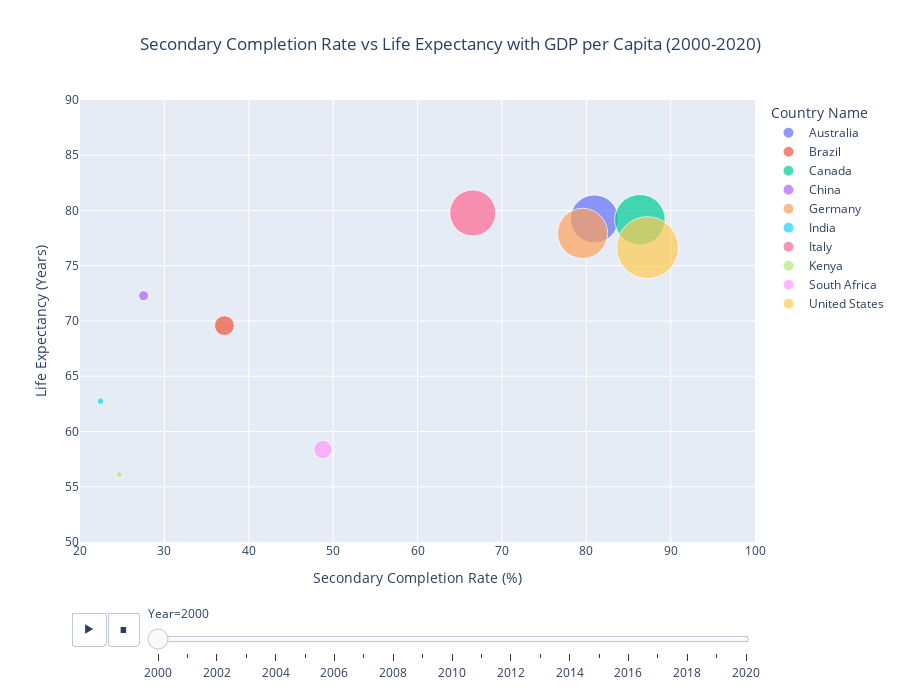

The cell this chart's notebook holds for it:
### Code cell
# Creo un altr0 bubble chart animato per vedere la relazione tra tasso di completmento secondario, aspettativa di vita e gdp pro capite nel tempo

fig = px.scatter(
    df_viz,
    x="Secondary Completion Rate (%)",
    y="Life Expectancy (Years)",
    size="GDP per Capita",
    color="Country Name",
    hover_name="Country Name",
    animation_frame="Year",
    size_max=60,
    range_x=[20, 100],
    range_y=[50, 90],
    title="Secondary Completion Rate vs Life Expectancy with GDP per Capita (2000-2020)"
)
fig.update_layout(
    title_x=0.5,
    height=700)
fig.show()

### Figure 1 — Plotly figure (JSON) as saved in the notebook; plotly's stock layout.template omitted (floating-point values rounded to 4 significant figures)
{"data": [{"hovertemplate": "<b>%{hovertext}</b><br><br>Country Name=Australia<br>Year=2000<br>Secondary Completion Rate (%)=%{x}<br>Life Expectancy (Years)=%{y}<br>GDP per Capita=%{marker.size}<extra></extra>", "hovertext": ["Australia"], "legendgroup": "Australia", "marker": {"color": "#636efa", "size": [21870.0], "sizemode": "area", "sizeref": 18.94, "symbol": "circle"}, "mode": "markers", "name": "Australia", "orientation": "v", "showlegend": true, "type": "scatter", "x": [80.96], "xaxis": "x", "y": [79.23], "yaxis": "y"}, {"hovertemplate": "<b>%{hovertext}</b><br><br>Country Name=Brazil<br>Year=2000<br>Secondary Completion Rate (%)=%{x}<br>Life Expectancy (Years)=%{y}<br>GDP per Capita=%{marker.size}<extra></extra>", "hovertext": ["Brazil"], "legendgroup": "Brazil", "marker": {"color": "#EF553B", "size": [3767.0], "sizemode": "area", "sizeref": 18.94, "symbol": "circle"}, "mode": "markers", "name": "Brazil", "orientation": "v", "showlegend": true, "type": "scatter", "x": [37.11], "xaxis": "x", "y": [69.58], "yaxis": "y"}, {"hovertemplate": "<b>%{hovertext}</b><br><br>Country Name=Canada<br>Year=2000<br>Secondary Completion Rate (%)=%{x}<br>Life Expectancy (Years)=%{y}<br>GDP per Capita=%{marker.size}<extra></extra>", "hovertext": ["Canada"], "legendgroup": "Canada", "marker": {"color": "#00cc96", "size": [24271], "sizemode": "area", "sizeref": 18.94, "symbol": "circle"}, "mode": "markers", "name": "Canada", "orientation": "v", "showlegend": true, "type": "scatter", "x": [86.36], "xaxis": "x", "y": [79.17], "yaxis": "y"}, {"hovertemplate": "<b>%{hovertext}</b><br><br>Country Name=China<br>Year=2000<br>Secondary Completion Rate (%)=%{x}<br>Life Expectancy (Years)=%{y}<br>GDP per Capita=%{marker.size}<extra></extra>", "hovertext": ["China"], "legendgroup": "China", "marker": {"color": "#ab63fa", "size": [969.2], "sizemode": "area", "sizeref": 18.94, "symbol": "circle"}, "mode": "markers", "name": "China", "orientation": "v", "showlegend": true, "type": "scatter", "x": [27.54], "xaxis": "x", "y": [72.29], "yaxis": "y"}, {"hovertemplate": "<b>%{hovertext}</b><br><br>Country Name=Germany<br>Year=2000<br>Secondary Completion Rate (%)=%{x}<br>Life Expectancy (Years)=%{y}<br>GDP per Capita=%{marker.size}<extra></extra>", "hovertext": ["Germany"], "legendgroup": "Germany", "marker": {"color": "#FFA15A", "size": [23930.0], "sizemode": "area", "sizeref": 18.94, "symbol": "circle"}, "mode": "markers", "name": "Germany", "orientation": "v", "showlegend": true, "type": "scatter", "x": [79.56], "xaxis": "x", "y": [77.93], "yaxis": "y"}, {"hovertemplate": "<b>%{hovertext}</b><br><br>Country Name=India<br>Year=2000<br>Secondary Completion Rate (%)=%{x}<br>Life Expectancy (Years)=%{y}<br>GDP per Capita=%{marker.size}<extra></extra>", "hovertext": ["India"], "legendgroup": "India", "marker": {"color": "#19d3f3", "size": [442.8], "sizemode": "area", "sizeref": 18.94, "symbol": "circle"}, "mode": "markers", "name": "India", "orientation": "v", "showlegend": true, "type": "scatter", "x": [22.43], "xaxis": "x", "y": [62.75], "yaxis": "y"}, {"hovertemplate": "<b>%{hovertext}</b><br><br>Country Name=Italy<br>Year=2000<br>Secondary Completion Rate (%)=%{x}<br>Life Expectancy (Years)=%{y}<br>GDP per Capita=%{marker.size}<extra></extra>", "hovertext": ["Italy"], "legendgroup": "Italy", "marker": {"color": "#FF6692", "size": [20190], "sizemode": "area", "sizeref": 18.94, "symbol": "circle"}, "mode": "markers", "name": "Italy", "orientation": "v", "showlegend": true, "type": "scatter", "x": [66.55], "xaxis": "x", "y": [79.78], "yaxis": "y"}, {"hovertemplate": "<b>%{hovertext}</b><br><br>Country Name=Kenya<br>Year=2000<br>Secondary Completion Rate (%)=%{x}<br>Life Expectancy (Years)=%{y}<br>GDP per Capita=%{marker.size}<extra></extra>", "hovertext": ["Kenya"], "legendgroup": "Kenya", "marker": {"color": "#B6E880", "size": [414.6], "sizemode": "area", "sizeref": 18.94, "symbol": "circle"}, "mode": "markers", "name": "Kenya", "orientation": "v", "showlegend": true, "type": "scatter", "x": [24.66], "xaxis": "x", "y": [56.08], "yaxis": "y"}, {"hovertemplate": "<b>%{hovertext}</b><br><br>Country Name=South Africa<br>Year=2000<br>Secondary Completion Rate (%)=%{x}<br>Life Expectancy (Years)=%{y}<br>GDP per Capita=%{marker.size}<extra></extra>", "hovertext": ["South Africa"], "legendgroup": "South Africa", "marker": {"color": "#FF97FF", "size": [3218.0], "sizemode": "area", "sizeref": 18.94, "symbol": "circle"}, "mode": "markers", "name": "South Africa", "orientation": "v", "showlegend": true, "type": "scatter", "x": [48.79], "xaxis": "x", "y": [58.37], "yaxis": "y"}, {"hovertemplate": "<b>%{hovertext}</b><br><br>Country Name=United States<br>Year=2000<br>Secondary Completion Rate (%)=%{x}<br>Life Expectancy (Years)=%{y}<br>GDP per Capita=%{marker.size}<extra></extra>", "hovertext": ["United States"], "legendgroup": "United States", "marker": {"color": "#FECB52", "size": [36330.0], "sizemode": "area", "sizeref": 18.94, "symbol": "circle"}, "mode": "markers", "name": "United States", "orientation": "v", "showlegend": true, "type": "scatter", "x": [87.26], "xaxis": "x", "y": [76.64], "yaxis": "y"}], "layout": {"height": 700, "legend": {"itemsizing": "constant", "title": {"text": "Country Name"}, "tracegroupgap": 0}, "sliders": [{"active": 0, "currentvalue": {"prefix": "Year="}, "len": 0.9, "pad": {"b": 10, "t": 60}, "steps": [{"args": [["2000"], {"frame": {"duration": 0, "redraw": false}, "fromcurrent": true, "mode": "immediate", "transition": {"duration": 0, "easing": "linear"}}], "label": "2000", "method": "animate"}, {"args": [["2001"], {"frame": {"duration": 0, "redraw": false}, "fromcurrent": true, "mode": "immediate", "transition": {"duration": 0, "easing": "linear"}}], "label": "2001", "method": "animate"}, {"args": [["2002"], {"frame": {"duration": 0, "redraw": false}, "fromcurrent": true, "mode": "immediate", "transition": {"duration": 0, "easing": "linear"}}], "label": "2002", "method": "animate"}, {"args": [["2003"], {"frame": {"duration": 0, "redraw": false}, "fromcurrent": true, "mode": "immediate", "transition": {"duration": 0, "easing": "linear"}}], "label": "2003", "method": "animate"}, {"args": [["2004"], {"frame": {"duration": 0, "redraw": false}, "fromcurrent": true, "mode": "immediate", "transition": {"duration": 0, "easing": "linear"}}], "label": "2004", "method": "animate"}, {"args": [["2005"], {"frame": {"duration": 0, "redraw": false}, "fromcurrent": true, "mode": "immediate", "transition": {"duration": 0, "easing": "linear"}}], "label": "2005", "method": "animate"}, {"args": [["2006"], {"frame": {"duration": 0, "redraw": false}, "fromcurrent": true, "mode": "immediate", "transition": {"duration": 0, "easing": "linear"}}], "label": "2006", "method": "animate"}, {"args": [["2007"], {"frame": {"duration": 0, "redraw": false}, "fromcurrent": true, "mode": "immediate", "transition": {"duration": 0, "easing": "linear"}}], "label": "2007", "method": "animate"}, {"args": [["2008"], {"frame": {"duration": 0, "redraw": false}, "fromcurrent": true, "mode": "immediate", "transition": {"duration": 0, "easing": "linear"}}], "label": "2008", "method": "animate"}, {"args": [["2009"], {"frame": {"duration": 0, "redraw": false}, "fromcurrent": true, "mode": "immediate", "transition": {"duration": 0, "easing": "linear"}}], "label": "2009", "method": "animate"}, {"args": [["2010"], {"frame": {"duration": 0, "redraw": false}, "fromcurrent": true, "mode": "immediate", "transition": {"duration": 0, "easing": "linear"}}], "label": "2010", "method": "animate"}, {"args": [["2011"], {"frame": {"duration": 0, "redraw": false}, "fromcurrent": true, "mode": "immediate", "transition": {"duration": 0, "easing": "linear"}}], "label": "2011", "method": "animate"}, {"args": [["2012"], {"frame": {"duration": 0, "redraw": false}, "fromcurrent": true, "mode": "immediate", "transition": {"duration": 0, "easing": "linear"}}], "label": "2012", "method": "animate"}, {"args": [["2013"], {"frame": {"duration": 0, "redraw": false}, "fromcurrent": true, "mode": "immediate", "transition": {"duration": 0, "easing": "linear"}}], "label": "2013", "method": "animate"}, {"args": [["2014"], {"frame": {"duration": 0, "redraw": false}, "fromcurrent": true, "mode": "immediate", "transition": {"duration": 0, "easing": "linear"}}], "label": "2014", "method": "animate"}, {"args": [["2015"], {"frame": {"duration": 0, "redraw": false}, "fromcurrent": true, "mode": "immediate", "transition": {"duration": 0, "easing": "linear"}}], "label": "2015", "method": "animate"}, {"args": [["2016"], {"frame": {"duration": 0, "redraw": false}, "fromcurrent": true, "mode": "immediate", "transition": {"duration": 0, "easing": "linear"}}], "label": "2016", "method": "animate"}, {"args": [["2017"], {"frame": {"duration": 0, "redraw": false}, "fromcurrent": true, "mode": "immediate", "transition": {"duration": 0, "easing": "linear"}}], "label": "2017", "method": "animate"}, {"args": [["2018"], {"frame": {"duration": 0, "redraw": false}, "fromcurrent": true, "mode": "immediate", "transition": {"duration": 0, "easing": "linear"}}], "label": "2018", "method": "animate"}, {"args": [["2019"], {"frame": {"duration": 0, "redraw": false}, "fromcurrent": true, "mode": "immediate", "transition": {"duration": 0, "easing": "linear"}}], "label": "2019", "method": "animate"}, {"args": [["2020"], {"frame": {"duration": 0, "redraw": false}, "fromcurrent": true, "mode": "immediate", "transition": {"duration": 0, "easing": "linear"}}], "label": "2020", "method": "animate"}], "x": 0.1, "xanchor": "left", "y": 0, "yanchor": "top"}], "title": {"text": "Secondary Completion Rate vs Life Expectancy with GDP per Capita (2000-2020)", "x": 0.5}, "updatemenus": [{"buttons": [{"args": [null, {"frame": {"duration": 500, "redraw": false}, "fromcurrent": true, "mode": "immediate", "transition": {"duration": 500, "easing": "linear"}}], "label": "&#9654;", "method": "animate"}, {"args": [[null], {"frame": {"duration": 0, "redraw": false}, "fromcurrent": true, "mode": "immediate", "transition": {"duration": 0, "easing": "linear"}}], "label": "&#9724;", "method": "animate"}], "direction": "left", "pad": {"r": 10, "t": 70}, "showactive": false, "type": "buttons", "x": 0.1, "xanchor": "right", "y": 0, "yanchor": "top"}], "xaxis": {"anchor": "y", "domain": [0, 1], "range": [20, 100], "title": {"text": "Secondary Completion Rate (%)"}}, "yaxis": {"anchor": "x", "domain": [0, 1], "range": [50, 90], "title": {"text": "Life Expectancy (Years)"}}}}
